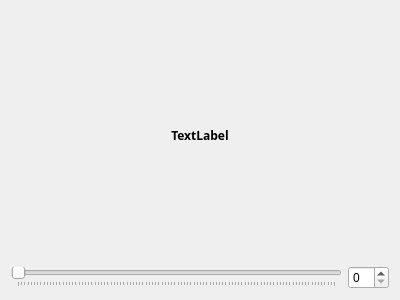
<?xml version="1.0" encoding="UTF-8"?>
<ui version="4.0">
 <class>SliderSpinBoxWidget</class>
 <widget class="QWidget" name="SliderSpinBoxWidget">
  <property name="geometry">
   <rect>
    <x>0</x>
    <y>0</y>
    <width>400</width>
    <height>300</height>
   </rect>
  </property>
  <property name="windowTitle">
   <string>SliderSpinBoxWidget</string>
  </property>
  <layout class="QVBoxLayout" name="verticalLayout">
   <item>
    <widget class="QLabel" name="title">
     <property name="font">
      <font>
       <family>Futura</family>
       <weight>75</weight>
       <bold>true</bold>
      </font>
     </property>
     <property name="text">
      <string>TextLabel</string>
     </property>
     <property name="alignment">
      <set>Qt::AlignCenter</set>
     </property>
    </widget>
   </item>
   <item>
    <layout class="QHBoxLayout" name="horizontalLayout">
     <item>
      <widget class="QSlider" name="hSlider">
       <property name="focusPolicy">
        <enum>Qt::NoFocus</enum>
       </property>
       <property name="orientation">
        <enum>Qt::Horizontal</enum>
       </property>
       <property name="tickPosition">
        <enum>QSlider::TicksBelow</enum>
       </property>
       <property name="tickInterval">
        <number>1</number>
       </property>
      </widget>
     </item>
     <item>
      <widget class="QSpinBox" name="spinBox">
       <property name="focusPolicy">
        <enum>Qt::ClickFocus</enum>
       </property>
      </widget>
     </item>
    </layout>
   </item>
  </layout>
 </widget>
 <resources/>
 <connections/>
</ui>
